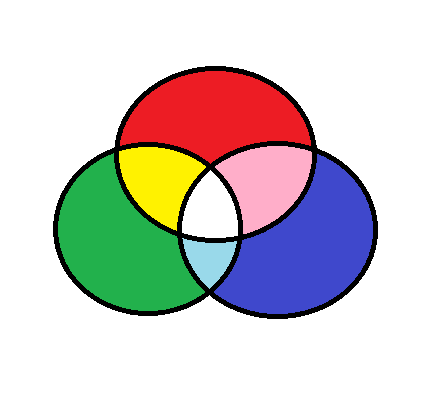
#> input picture image/RGB_paint.png, 437 x 394 px
$ jupyter execute --allow-errors arithmetic_ops.ipynb
#> lines starting #> are read from the running program, lines starting #| are printed output that depends on the picture
[cell 1]
# Python program to illustrate
# arithmetic operation of
# addition of two images

# organizing imports
import cv2
import numpy as np

# path to input images are specified and
# images are loaded with imread command
image1 = cv2.imread(r'../image/RGB_paint.png')
#> image1 is the input picture: shape (394, 437, 3); mean B, G, R 202.4, 203.9, 208.2
image2 = cv2.imread(r'../image/road.jpg')
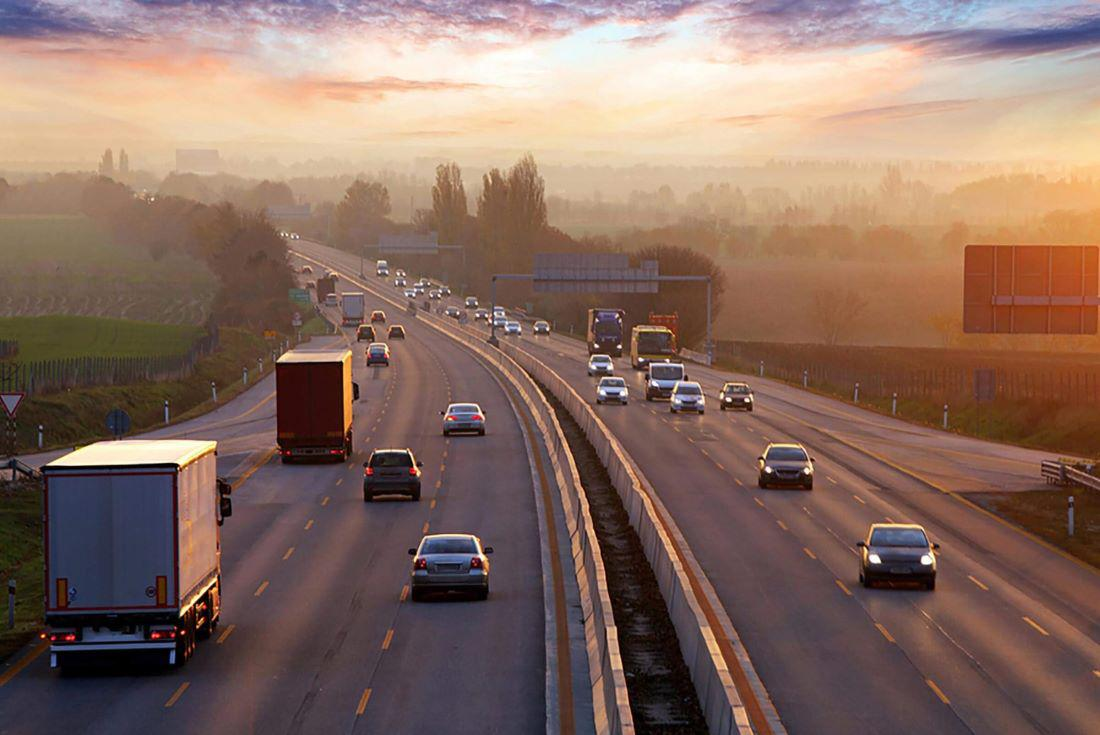
#> input picture image/road.jpg, 1100 x 735 px
#> image2 is the input picture: shape (735, 1100, 3); mean B, G, R 98.3, 109.4, 136.2

image1 = cv2.resize(image1,(600,600))
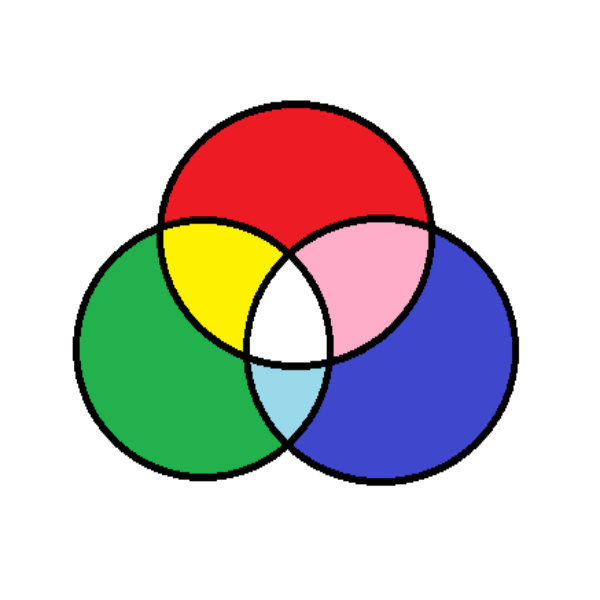
#> image1: shape (600, 600, 3); mean B, G, R 202.4, 203.9, 208.2
image2 = cv2.resize(image2,(600,600))
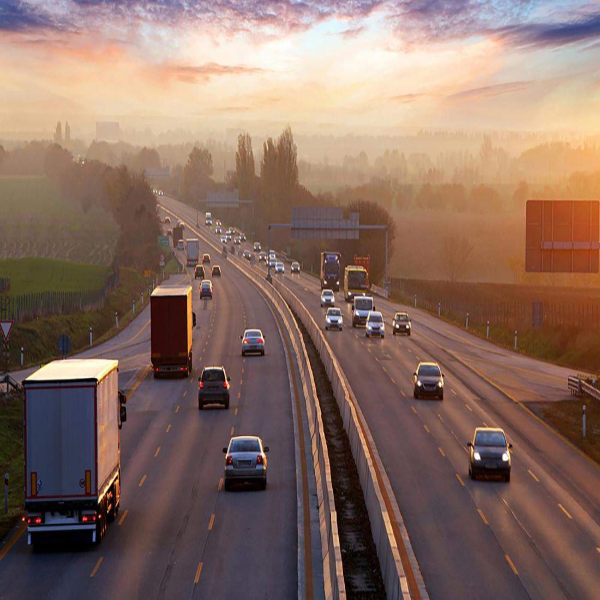
#> image2: shape (600, 600, 3); mean B, G, R 98.2, 109.3, 136.1

# cv2.addWeighted is applied over the
# image inputs with applied parameters
weightedSum = cv2.addWeighted(image1, 0.5, image2, 0.4, 0)
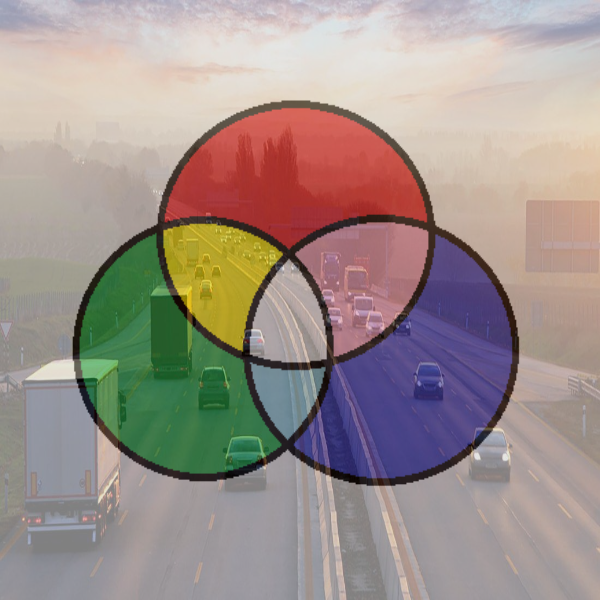
#> weightedSum: shape (600, 600, 3); mean B, G, R 140.5, 145.7, 158.6

# the window showing output image
# with the weighted sum
cv2.imshow('Weighted Image', weightedSum)

# De-allocate any associated memory usage
if cv2.waitKey(0) & 0xff == 27:
#> (key Esc is pressed here)
    cv2.destroyAllWindows()

[cell 2]
import cv2
import numpy as np

# path to input images are specified and
# images are loaded with imread command
image1 = cv2.imread(r'../image/RGB_paint.png')
image2 = cv2.imread(r'../image/road.jpg')

image1 = cv2.resize(image1,(600,600))
image2 = cv2.resize(image2,(600,600))

# cv2.subtract is applied over the
# image inputs with applied parameters
sub = cv2.subtract(image2, image1)
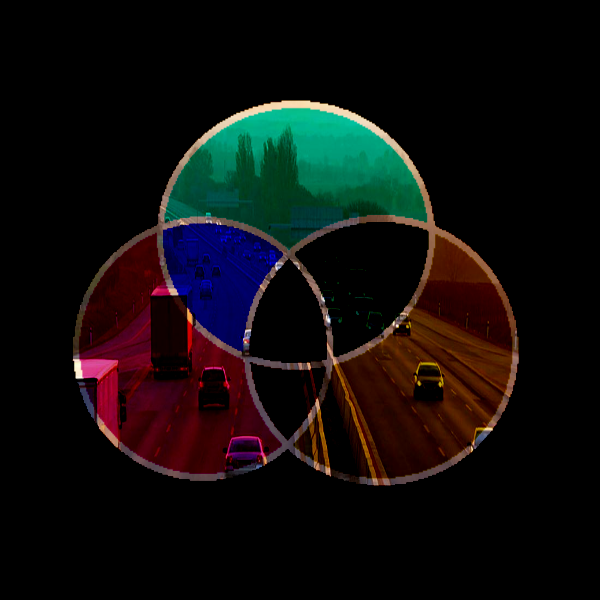
#> sub: shape (600, 600, 3); mean B, G, R 12.2, 12.8, 15.2

# the window showing output image
# with the subtracted image
cv2.imshow('Subtracted Image', sub)

# De-allocate any associated memory usage
if cv2.waitKey(0) & 0xff == 27:
#> (key Esc is pressed here)
    cv2.destroyAllWindows()
